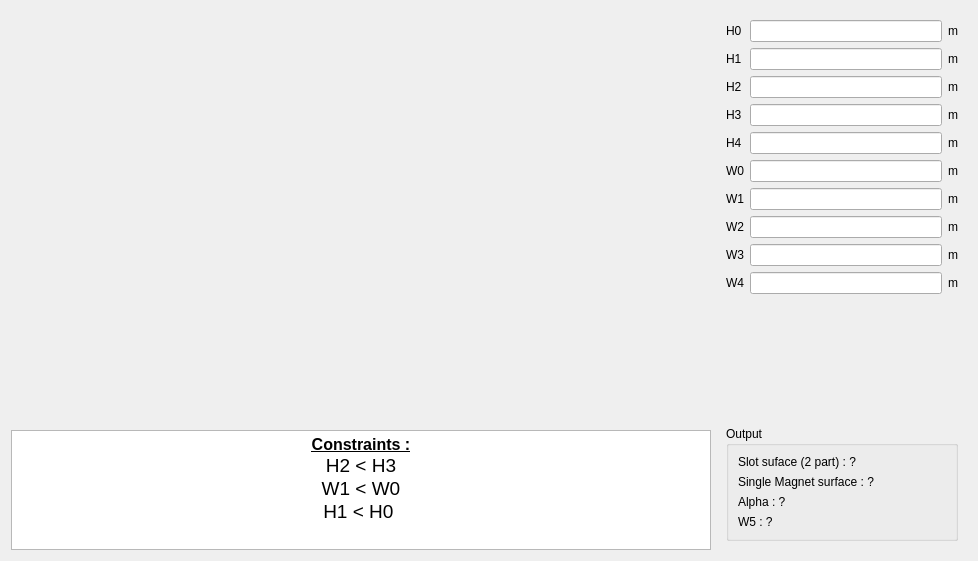
<?xml version="1.0" encoding="UTF-8"?>
<ui version="4.0">
 <class>PHoleM50</class>
 <widget class="QWidget" name="PHoleM50">
  <property name="geometry">
   <rect>
    <x>0</x>
    <y>0</y>
    <width>978</width>
    <height>561</height>
   </rect>
  </property>
  <property name="minimumSize">
   <size>
    <width>740</width>
    <height>440</height>
   </size>
  </property>
  <property name="maximumSize">
   <size>
    <width>16777215</width>
    <height>16777215</height>
   </size>
  </property>
  <property name="windowTitle">
   <string>Form</string>
  </property>
  <layout class="QHBoxLayout" name="horizontalLayout">
   <item>
    <layout class="QVBoxLayout" name="verticalLayout_3">
     <item>
      <widget class="QLabel" name="img_slot">
       <property name="sizePolicy">
        <sizepolicy hsizetype="Preferred" vsizetype="Preferred">
         <horstretch>0</horstretch>
         <verstretch>0</verstretch>
        </sizepolicy>
       </property>
       <property name="minimumSize">
        <size>
         <width>0</width>
         <height>0</height>
        </size>
       </property>
       <property name="maximumSize">
        <size>
         <width>16777215</width>
         <height>16777215</height>
        </size>
       </property>
       <property name="text">
        <string/>
       </property>
       <property name="pixmap">
        <pixmap resource="../../../../Resources/pyleecan.qrc">:/images/images/MachineSetup/SMHoleMag/HoleM50.png</pixmap>
       </property>
       <property name="scaledContents">
        <bool>true</bool>
       </property>
      </widget>
     </item>
     <item>
      <widget class="QTextEdit" name="txt_constraint">
       <property name="sizePolicy">
        <sizepolicy hsizetype="Preferred" vsizetype="Fixed">
         <horstretch>0</horstretch>
         <verstretch>0</verstretch>
        </sizepolicy>
       </property>
       <property name="minimumSize">
        <size>
         <width>200</width>
         <height>0</height>
        </size>
       </property>
       <property name="maximumSize">
        <size>
         <width>16777215</width>
         <height>120</height>
        </size>
       </property>
       <property name="verticalScrollBarPolicy">
        <enum>Qt::ScrollBarAlwaysOff</enum>
       </property>
       <property name="html">
        <string>&lt;!DOCTYPE HTML PUBLIC &quot;-//W3C//DTD HTML 4.0//EN&quot; &quot;http://www.w3.org/TR/REC-html40/strict.dtd&quot;&gt;
&lt;html&gt;&lt;head&gt;&lt;meta name=&quot;qrichtext&quot; content=&quot;1&quot; /&gt;&lt;style type=&quot;text/css&quot;&gt;
p, li { white-space: pre-wrap; }
&lt;/style&gt;&lt;/head&gt;&lt;body style=&quot; font-family:'MS Shell Dlg 2'; font-size:7.8pt; font-weight:400; font-style:normal;&quot;&gt;
&lt;p align=&quot;center&quot; style=&quot; margin-top:0px; margin-bottom:0px; margin-left:0px; margin-right:0px; -qt-block-indent:0; text-indent:0px;&quot;&gt;&lt;span style=&quot; font-family:'MS Shell Dlg 2'; font-size:12pt; font-weight:600; text-decoration: underline;&quot;&gt;Constraints :&lt;/span&gt;&lt;/p&gt;
&lt;p align=&quot;center&quot; style=&quot; margin-top:0px; margin-bottom:0px; margin-left:0px; margin-right:0px; -qt-block-indent:0; text-indent:0px;&quot;&gt;&lt;span style=&quot; font-family:'MS Shell Dlg 2'; font-size:14pt;&quot;&gt;H2 &amp;lt; H3&lt;/span&gt;&lt;/p&gt;
&lt;p align=&quot;center&quot; style=&quot; margin-top:0px; margin-bottom:0px; margin-left:0px; margin-right:0px; -qt-block-indent:0; text-indent:0px;&quot;&gt;&lt;span style=&quot; font-family:'MS Shell Dlg 2'; font-size:14pt;&quot;&gt;W1 &amp;lt; W0&lt;/span&gt;&lt;/p&gt;
&lt;p align=&quot;center&quot; style=&quot; margin-top:0px; margin-bottom:0px; margin-left:0px; margin-right:0px; -qt-block-indent:0; text-indent:0px;&quot;&gt;&lt;span style=&quot; font-family:'MS Shell Dlg 2'; font-size:14pt;&quot;&gt;H1 &amp;lt; H0 &lt;/span&gt;&lt;/p&gt;&lt;/body&gt;&lt;/html&gt;</string>
       </property>
       <property name="textInteractionFlags">
        <set>Qt::TextSelectableByKeyboard|Qt::TextSelectableByMouse</set>
       </property>
      </widget>
     </item>
    </layout>
   </item>
   <item>
    <widget class="QWidget" name="widget" native="true">
     <property name="minimumSize">
      <size>
       <width>250</width>
       <height>0</height>
      </size>
     </property>
     <property name="maximumSize">
      <size>
       <width>250</width>
       <height>16777215</height>
      </size>
     </property>
     <layout class="QVBoxLayout" name="verticalLayout_2">
      <item>
       <layout class="QGridLayout" name="gridLayout">
        <item row="7" column="2">
         <widget class="QLabel" name="unit_W2">
          <property name="text">
           <string>m</string>
          </property>
         </widget>
        </item>
        <item row="6" column="2">
         <widget class="QLabel" name="unit_W1">
          <property name="text">
           <string>m</string>
          </property>
         </widget>
        </item>
        <item row="5" column="1">
         <widget class="FloatEdit" name="lf_W0"/>
        </item>
        <item row="2" column="2">
         <widget class="QLabel" name="unit_H2">
          <property name="text">
           <string>m</string>
          </property>
         </widget>
        </item>
        <item row="4" column="0">
         <widget class="QLabel" name="in_H4">
          <property name="text">
           <string>H4</string>
          </property>
         </widget>
        </item>
        <item row="2" column="1">
         <widget class="FloatEdit" name="lf_H2"/>
        </item>
        <item row="1" column="1">
         <widget class="FloatEdit" name="lf_H1"/>
        </item>
        <item row="1" column="2">
         <widget class="QLabel" name="unit_H1">
          <property name="text">
           <string>m</string>
          </property>
         </widget>
        </item>
        <item row="4" column="1">
         <widget class="FloatEdit" name="lf_H4"/>
        </item>
        <item row="6" column="0">
         <widget class="QLabel" name="in_W1">
          <property name="text">
           <string>W1</string>
          </property>
         </widget>
        </item>
        <item row="0" column="1">
         <widget class="FloatEdit" name="lf_H0"/>
        </item>
        <item row="0" column="2">
         <widget class="QLabel" name="unit_H0">
          <property name="text">
           <string>m</string>
          </property>
         </widget>
        </item>
        <item row="8" column="1">
         <widget class="FloatEdit" name="lf_W3"/>
        </item>
        <item row="1" column="0">
         <widget class="QLabel" name="in_H1">
          <property name="text">
           <string>H1</string>
          </property>
         </widget>
        </item>
        <item row="4" column="2">
         <widget class="QLabel" name="unit_H4">
          <property name="text">
           <string>m</string>
          </property>
         </widget>
        </item>
        <item row="3" column="0">
         <widget class="QLabel" name="in_H3">
          <property name="text">
           <string>H3</string>
          </property>
         </widget>
        </item>
        <item row="5" column="2">
         <widget class="QLabel" name="unit_W0">
          <property name="text">
           <string>m</string>
          </property>
         </widget>
        </item>
        <item row="7" column="0">
         <widget class="QLabel" name="in_W2">
          <property name="text">
           <string>W2</string>
          </property>
         </widget>
        </item>
        <item row="0" column="0">
         <widget class="QLabel" name="in_H0">
          <property name="text">
           <string>H0</string>
          </property>
         </widget>
        </item>
        <item row="3" column="2">
         <widget class="QLabel" name="unit_H3">
          <property name="text">
           <string>m</string>
          </property>
         </widget>
        </item>
        <item row="6" column="1">
         <widget class="FloatEdit" name="lf_W1"/>
        </item>
        <item row="3" column="1">
         <widget class="FloatEdit" name="lf_H3"/>
        </item>
        <item row="9" column="2">
         <widget class="QLabel" name="unit_W4">
          <property name="text">
           <string>m</string>
          </property>
         </widget>
        </item>
        <item row="5" column="0">
         <widget class="QLabel" name="in_W0">
          <property name="text">
           <string>W0</string>
          </property>
         </widget>
        </item>
        <item row="2" column="0">
         <widget class="QLabel" name="in_H2">
          <property name="text">
           <string>H2</string>
          </property>
         </widget>
        </item>
        <item row="8" column="0">
         <widget class="QLabel" name="in_W3">
          <property name="text">
           <string>W3</string>
          </property>
         </widget>
        </item>
        <item row="7" column="1">
         <widget class="FloatEdit" name="lf_W2"/>
        </item>
        <item row="9" column="1">
         <widget class="FloatEdit" name="lf_W4">
          <property name="text">
           <string/>
          </property>
         </widget>
        </item>
        <item row="9" column="0">
         <widget class="QLabel" name="in_W4">
          <property name="text">
           <string>W4</string>
          </property>
         </widget>
        </item>
        <item row="8" column="2">
         <widget class="QLabel" name="unit_W3">
          <property name="text">
           <string>m</string>
          </property>
         </widget>
        </item>
       </layout>
      </item>
      <item>
       <widget class="WMatSelect" name="w_mat_0" native="true">
        <property name="minimumSize">
         <size>
          <width>100</width>
          <height>0</height>
         </size>
        </property>
       </widget>
      </item>
      <item>
       <widget class="WMatSelect" name="w_mat_1" native="true">
        <property name="minimumSize">
         <size>
          <width>100</width>
          <height>0</height>
         </size>
        </property>
       </widget>
      </item>
      <item>
       <widget class="WMatSelect" name="w_mat_2" native="true">
        <property name="minimumSize">
         <size>
          <width>100</width>
          <height>0</height>
         </size>
        </property>
       </widget>
      </item>
      <item>
       <spacer name="verticalSpacer">
        <property name="orientation">
         <enum>Qt::Vertical</enum>
        </property>
        <property name="sizeHint" stdset="0">
         <size>
          <width>20</width>
          <height>40</height>
         </size>
        </property>
       </spacer>
      </item>
      <item>
       <widget class="QGroupBox" name="g_output">
        <property name="minimumSize">
         <size>
          <width>200</width>
          <height>0</height>
         </size>
        </property>
        <property name="title">
         <string>Output</string>
        </property>
        <layout class="QVBoxLayout" name="verticalLayout">
         <item>
          <widget class="QLabel" name="out_slot_surface">
           <property name="text">
            <string>Slot suface (2 part) : ?</string>
           </property>
          </widget>
         </item>
         <item>
          <widget class="QLabel" name="out_magnet_surface">
           <property name="text">
            <string>Single Magnet surface : ?</string>
           </property>
          </widget>
         </item>
         <item>
          <widget class="QLabel" name="out_alpha">
           <property name="text">
            <string>Alpha : ?</string>
           </property>
          </widget>
         </item>
         <item>
          <widget class="QLabel" name="out_W5">
           <property name="text">
            <string>W5 : ?</string>
           </property>
          </widget>
         </item>
        </layout>
       </widget>
      </item>
     </layout>
    </widget>
   </item>
  </layout>
 </widget>
 <customwidgets>
  <customwidget>
   <class>FloatEdit</class>
   <extends>QLineEdit</extends>
   <header>......GUI/Tools/FloatEdit.h</header>
  </customwidget>
  <customwidget>
   <class>WMatSelect</class>
   <extends>QWidget</extends>
   <header>......GUI.Dialog.DMatLib.WMatSelect.WMatSelect.h</header>
   <container>1</container>
  </customwidget>
 </customwidgets>
 <tabstops>
  <tabstop>lf_H0</tabstop>
  <tabstop>lf_H1</tabstop>
  <tabstop>lf_H2</tabstop>
  <tabstop>lf_H3</tabstop>
  <tabstop>lf_W0</tabstop>
  <tabstop>lf_W1</tabstop>
  <tabstop>lf_W2</tabstop>
  <tabstop>lf_W3</tabstop>
  <tabstop>lf_W4</tabstop>
 </tabstops>
 <resources>
  <include location="../../../../Resources/pyleecan.qrc"/>
  <include location="../../../../Resources/pyleecan.qrc"/>
 </resources>
 <connections/>
</ui>
